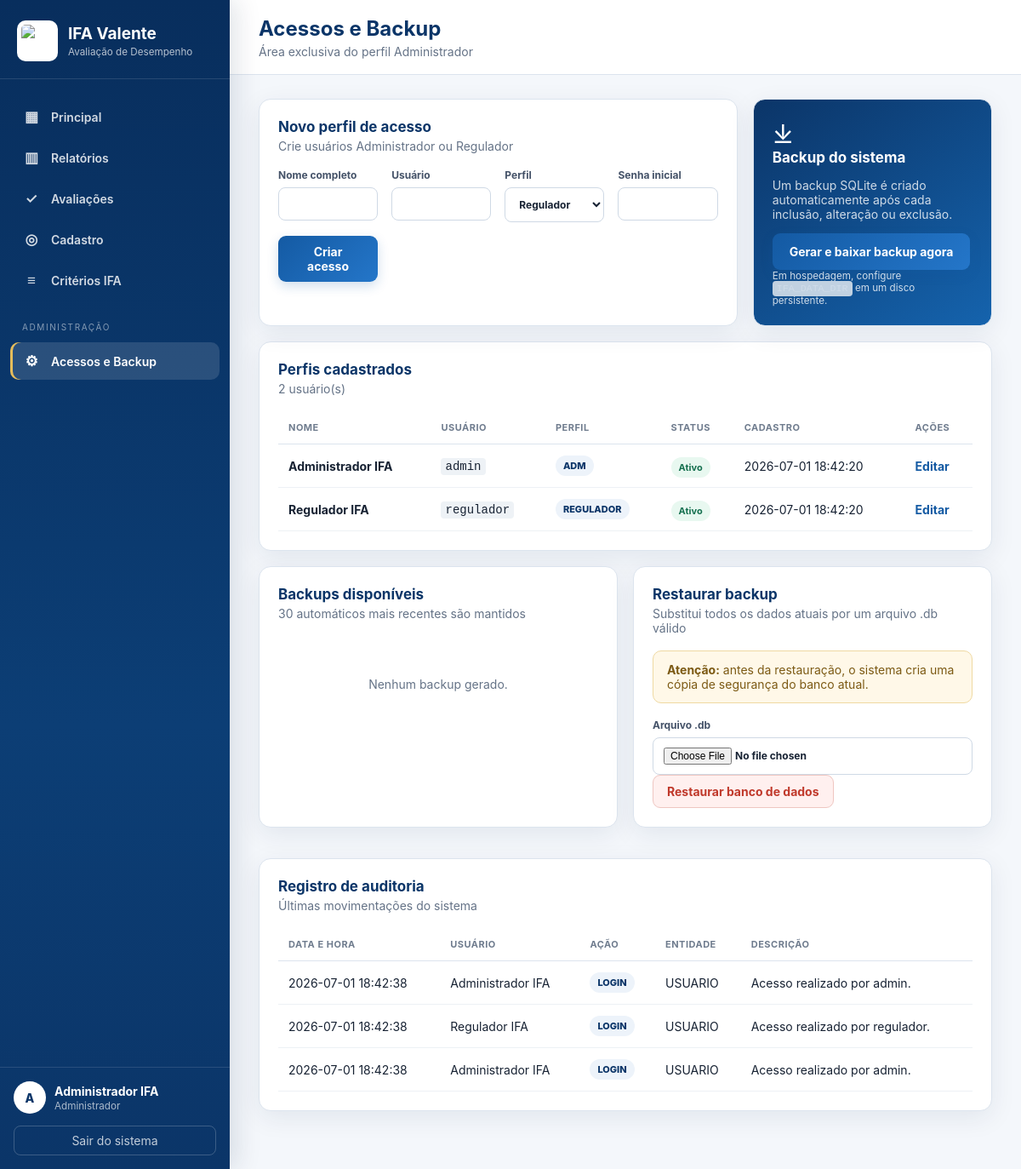
The app's page /ifa/administracao (signed in) with its own data.
### tables this page shows
CREATE TABLE users (
            id INTEGER PRIMARY KEY AUTOINCREMENT,
            name TEXT NOT NULL,
            username TEXT NOT NULL UNIQUE COLLATE NOCASE,
            password_hash TEXT NOT NULL,
            role TEXT NOT NULL CHECK(role IN ('ADM','REGULADOR')),
            active INTEGER NOT NULL DEFAULT 1,
            created_at TEXT NOT NULL,
            updated_at TEXT NOT NULL
        );

CREATE TABLE audit_log (
            id INTEGER PRIMARY KEY AUTOINCREMENT,
            user_id INTEGER,
            action TEXT NOT NULL,
            entity TEXT NOT NULL,
            entity_id INTEGER,
            description TEXT,
            created_at TEXT NOT NULL,
            FOREIGN KEY (user_id) REFERENCES users(id) ON DELETE SET NULL
        );

### app.py (the view)
@app.route("/ifa/administracao")
@admin_required
def administracao():
    db = get_db()
    users = db.execute("SELECT id,name,username,role,active,created_at,updated_at FROM users ORDER BY name").fetchall()
    logs = db.execute(
        "SELECT l.*, u.name AS user_name FROM audit_log l LEFT JOIN users u ON u.id=l.user_id ORDER BY l.id DESC LIMIT 80"
    ).fetchall()
    backups = []
    for kind, folder in (("Automático", AUTO_BACKUP_DIR), ("Manual", MANUAL_BACKUP_DIR)):
        for path in folder.glob("*.db"):
            backups.append({"name": path.name, "kind": kind, "size": path.stat().st_size, "mtime": datetime.fromtimestamp(path.stat().st_mtime), "folder": "auto" if kind == "Automático" else "manual"})
    backups.sort(key=lambda x: x["mtime"], reverse=True)
    return render_template("administracao.html", users=users, logs=logs, backups=backups[:50])

### app.py (called while the page is built)
def get_db() -> sqlite3.Connection:
    if "db" not in g:
        g.db = sqlite3.connect(DATABASE)
        g.db.row_factory = sqlite3.Row
        g.db.execute("PRAGMA foreign_keys = ON")
        g.db.execute("PRAGMA journal_mode = WAL")
    return g.db

def csrf_token() -> str:
    token = session.get("csrf_token")
    if not token:
        token = secrets.token_urlsafe(32)
        session["csrf_token"] = token
    return token

@app.before_request
def load_logged_user() -> None:
    g.user = None
    if session.get("user_id"):
        g.user = get_db().execute(
            "SELECT id, name, username, role, active FROM users WHERE id=?",
            (session["user_id"],),
        ).fetchone()
        if g.user is None or not g.user["active"]:
            session.clear()
            g.user = None

@app.after_request
def security_headers(response: Response) -> Response:
    response.headers["X-Content-Type-Options"] = "nosniff"
    response.headers["X-Frame-Options"] = "SAMEORIGIN"
    response.headers["Referrer-Policy"] = "strict-origin-when-cross-origin"
    response.headers["Permissions-Policy"] = "geolocation=(), microphone=(), camera=()"
    return response

def login_required(view):
    @wraps(view)
    def wrapped(*args, **kwargs):
        if g.user is None:
            flash("Faça login para acessar o sistema.", "warning")
            return redirect(url_for("index"))
        return view(*args, **kwargs)
    return wrapped

def admin_required(view):
    @wraps(view)
    @login_required
    def wrapped(*args, **kwargs):
        if g.user["role"] != "ADM":
            flash("Esta área é exclusiva para administradores.", "danger")
            return redirect(url_for("principal"))
        return view(*args, **kwargs)
    return wrapped

### templates/administracao.html (shortened to what this page needs)
{% extends "base.html" %}
{% block page_title %}Acessos e Backup{% endblock %}
{% block page_subtitle %}Área exclusiva do perfil Administrador{% endblock %}
{% block content %}
<div class="admin-grid">
  <article class="panel"><div class="panel-head"><div><h2>Novo perfil de acesso</h2><p>Crie usuários Administrador ou Regulador</p></div></div><form class="form-grid" method="post" action="{{ url_for('usuario_novo') }}"><input type="hidden" name="csrf_token" value="{{ csrf_token() }}"><label>Nome completo<input name="name" required></label><label>Usuário<input name="username" required></label><label>Perfil<select name="role"><option value="REGULADOR">Regulador</option><option value="ADM">Administrador</option></select></label><label>Senha inicial<input type="password" name="password" minlength="8" required></label><button class="btn primary align-end">Criar acesso</button></form></article>
  <article class="panel backup-card"><div><span class="backup-icon">⤓</span><h2>Backup do sistema</h2><p>Um backup SQLite é criado automaticamente após cada inclusão, alteração ou exclusão.</p></div><form method="post" action="{{ url_for('backup_manual') }}"><input type="hidden" name="csrf_token" value="{{ csrf_token() }}"><button class="btn primary large">Gerar e baixar backup agora</button></form><small>Em hospedagem, configure <code>IFA_DATA_DIR</code> em um disco persistente.</small></article>
</div>
<article class="panel"><div class="panel-head"><div><h2>Perfis cadastrados</h2><p>{{ users|length }} usuário(s)</p></div></div><div class="table-wrap"><table><thead><tr><th>Nome</th><th>Usuário</th><th>Perfil</th><th>Status</th><th>Cadastro</th><th>Ações</th></tr></thead><tbody>
{% for u in users %}<tr><td><strong>{{ u.name }}</strong></td><td><code>{{ u.username }}</code></td><td><span class="tag">{{ u.role }}</span></td><td><span class="status {{ 'active' if u.active else 'inactive' }}">{{ 'Ativo' if u.active else 'Inativo' }}</span></td><td>{{ u.created_at }}</td><td><button class="link-button" onclick="openModal('user-{{ u.id }}')">Editar</button></td></tr>{% endfor %}
</tbody></table></div></article>
<div class="grid-2">
  <article class="panel"><div class="panel-head"><div><h2>Backups disponíveis</h2><p>30 automáticos mais recentes são mantidos</p></div></div><div class="backup-list">{% for b in backups %}<div><span><strong>{{ b.kind }}</strong><small>{{ b.mtime.strftime('%d/%m/%Y %H:%M:%S') }} • {{ (b.size/1024)|round(1) }} KB</small></span><a href="{{ url_for('backup_baixar', folder=b.folder, filename=b.name) }}">Baixar .db</a></div>{% else %}<p class="empty">Nenhum backup gerado.</p>{% endfor %}</div></article>
  <article class="panel"><div class="panel-head"><div><h2>Restaurar backup</h2><p>Substitui todos os dados atuais por um arquivo .db válido</p></div></div><div class="notice warning"><strong>Atenção:</strong> antes da restauração, o sistema cria uma cópia de segurança do banco atual.</div><form method="post" enctype="multipart/form-data" action="{{ url_for('restaurar_backup') }}" onsubmit="return confirm('Restaurar este backup e substituir os dados atuais?')"><input type="hidden" name="csrf_token" value="{{ csrf_token() }}"><label>Arquivo .db<input type="file" name="backup_file" accept=".db" required></label><button class="btn danger">Restaurar banco de dados</button></form></article>
</div>
<article class="panel"><div class="panel-head"><div><h2>Registro de auditoria</h2><p>Últimas movimentações do sistema</p></div></div><div class="table-wrap"><table><thead><tr><th>Data e hora</th><th>Usuário</th><th>Ação</th><th>Entidade</th><th>Descrição</th></tr></thead><tbody>{% for l in logs %}<tr><td>{{ l.created_at }}</td><td>{{ l.user_name or 'Sistema' }}</td><td><span class="tag">{{ l.action }}</span></td><td>{{ l.entity }}</td><td>{{ l.description }}</td></tr>{% else %}<tr><td colspan="5" class="empty">Sem movimentações.</td></tr>{% endfor %}</tbody></table></div></article>
{% endblock %}

### templates/base.html (shortened to what this page needs)
<!doctype html>
<html lang="pt-BR">
<head>
  <link rel="stylesheet" href="{{ url_for('static', filename='css/style.css') }}">
</head>
<body class="{% block bodyclass %}{% endblock %}">
{% if g.user %}
<div class="app-shell">
  <aside class="sidebar" id="sidebar">
    <a class="brand" href="{{ url_for('principal') }}">
      <img src="{{ url_for('static', filename='img/brasao_valente.png') }}" alt="Brasão de Valente">
      <span><strong>IFA Valente</strong><small>Avaliação de Desempenho</small></span>
    </a>
    <nav class="nav-menu">
      <a class="nav-item {% if request.endpoint=='principal' %}active{% endif %}" href="{{ url_for('principal') }}"><span class="nav-icon">▦</span> Principal</a>
      <a class="nav-item {% if request.endpoint and request.endpoint.startswith('relatorios') %}active{% endif %}" href="{{ url_for('relatorios') }}"><span class="nav-icon">▥</span> Relatórios</a>
      <a class="nav-item {% if request.endpoint and request.endpoint.startswith('avaliacao') %}active{% endif %}" href="{{ url_for('avaliacoes') }}"><span class="nav-icon">✓</span> Avaliações</a>
      <a class="nav-item " href="{{ url_for('cadastro') }}"><span class="nav-icon">◎</span> Cadastro</a>
      <a class="nav-item {% if request.endpoint=='criterios' %}active{% endif %}" href="{{ url_for('criterios') }}"><span class="nav-icon">≡</span> Critérios IFA</a>
      {% if g.user.role == 'ADM' %}
      <div class="nav-section">Administração</div>
      <a class="nav-item {% if request.endpoint and (request.endpoint.startswith('administracao') or request.endpoint.startswith('usuario') or request.endpoint.startswith('backup')) %}active{% endif %}" href="{{ url_for('administracao') }}"><span class="nav-icon">⚙</span> Acessos e Backup</a>
      {% endif %}
    </nav>
    <div class="sidebar-footer">
      <div class="user-chip">
        <span class="avatar">{{ g.user.name[:1]|upper }}</span>
        <span><strong>{{ g.user.name }}</strong><small>{{ 'Administrador' if g.user.role=='ADM' else 'Regulador' }}</small></span>
      </div>
      <a class="logout" href="{{ url_for('logout') }}">Sair do sistema</a>
    </div>
  </aside>
  <main class="main-area">
    <header class="topbar">
      <div>
        <h1>{% block page_title %}IFA Valente{% endblock %}</h1>
        <p>{% block page_subtitle %}Secretaria Municipal de Saúde de Valente{% endblock %}</p>
      </div>
    </header>
    <section class="content">
      {% block content %}{% endblock %}
    </section>
  </main>
</div>
{% else %}
  {% block guest_content %}{% endblock %}
{% endif %}
</body>
</html>

### records on screen
users: user "A", user.name "Administrador IFA", role "Administrador", name "Administrador IFA", username "admin", role "ADM", active "Ativo", created_at "2026-07-01 18:42:20"
users: name "Regulador IFA", username "regulador", role "REGULADOR", active "Ativo", created_at "2026-07-01 18:42:20"
audit_log: created_at "2026-07-01 18:42:38", name "Administrador IFA", action "LOGIN", entity "USUARIO", description "Acesso realizado por admin."
audit_log: created_at "2026-07-01 18:42:38", name "Regulador IFA", action "LOGIN", entity "USUARIO", description "Acesso realizado por regulador."
audit_log: created_at "2026-07-01 18:42:38", name "Administrador IFA", action "LOGIN", entity "USUARIO", description "Acesso realizado por admin."

### other values on screen
{{ users|length }} "2"
